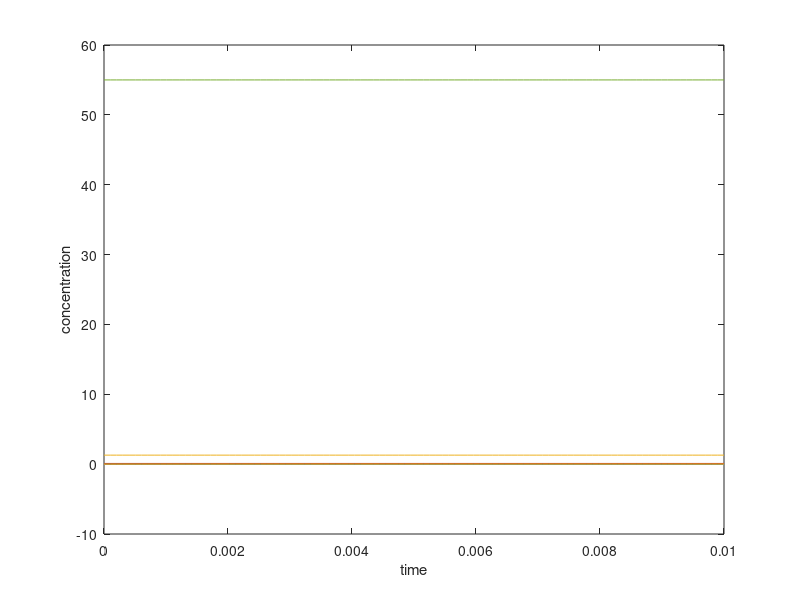

Recreate this plot in MATLAB.
#! /usr/bin/octave -qf
# -*-octave-*-
# SK model DOI: 10.1021/jp9832721
# Szalai and Koros, J. Phys. Chem. A 1998, 102, 6892-6897
#
#

global kf kr;

# small initial concentration for intermediates     
int0 = 0.1/10000; 
   
x0 = NaN(17, 1);
# x(1): Br-
x0(1) = int0;
# x(2): HOBr
x0(2) = int0;
# x(3): H+
x0(3) = 1.29; # 2.0 M???
# x(4): Br2
x0(4) = 10^(-3);
# x(5): H2O
x0(5) = 55;
# x(6): HBrO2
x0(6) = int0;
# x(7): BrO3-
x0(7) = 8 * 10^(-3);
# x(8): H2BrO2+
x0(8) = int0;
# x(9): Br2O4
x0(9) = int0;
# x(10): BrO2*
x0(10) = int0;
# x(11): H2Q
x0(11) = 5 * 10^(-5);
# x(12): HQ*
x0(12) = int0;
# x(13): Q
x0(13) = 0.0182;
# x(14): CHD
x0(14) = 0.1;
# x(15): CHDE
x0(15) = int0;
# x(16): BrCHD
x0(16) = 0.0205;
# x(17): CHED
x0(17) = 0.00425;

# forward reaction rates
kf = NaN(17, 1);
# reverse reaction rates
kr = NaN(17, 1);

kf(1) = 8 * 10^9;
kr(1) = 80;
kf(2) = 2.5 * 10^6;
kr(2) = 2 * 10^(-5);
kf(3) = 1.2;
kr(3) = 3.2;
kf(4) = 2 * 10^6;
kr(4) = 10^8;
kf(5) = 1.7 * 10^5;
kf(6) = 48;
kr(6) = 3.2 * 10^3;
kf(7) = 7.5 * 10^4;
kr(7) = 1.4 * 10^9;
kf(8) = 8 * 10^5;
kf(9) = 8 * 10^9;
kf(10) = 8.8 * 10^8;
kr(10) = 7.7 * 10^(-4);
kf(11) = 2.13 * 10^(-4);
kr(11) = 5.2 * 10^2;
kf(12) = 2.8 * 10^9;
kf(13) = 2.8 * 10^9;
kf(14) = 5 * 10^(-5);
kf(15) = 1.94 * 10^(-4);
kf(16) = 3 * 10^4;
kf(17) = 2 * 10^(-2);
kf(18) = 6 * 10^5;
kf(19) = 10^(-5);




function xdot = f (x, t)

  global kf ;
  global kr ;
  
  fkinet(1) = kf(1) * x(1) * x(2) * x(3) ;
  rkinet(1) = kr(1) * x(4) * x(5) ;
  fkinet(2) = kf(2) * x(1) * x(6) * x(3) ;
  rkinet(2) = kr(2) * x(2) * x(2) ;
  fkinet(3) = kf(3) * x(1) * x(7) * x(3) * x(3) ;
  rkinet(3) = kr(3) * x(2) * x(6) ;
  fkinet(4) = kf(4) * x(6) * x(3) ;
  rkinet(4) = kr(4) * x(8) ;
  fkinet(5) = kf(5) * x(6) * x(8) ;
  fkinet(6) = kf(6) * x(6) * x(7) * x(3) ;
  rkinet(6) = kr(6) * x(9) * x(5) ;
  fkinet(7) = kf(7) * x(9) ;
  rkinet(7) = kr(7) * x(10) * x(10) ;
  fkinet(8) = kf(8) * x(11) * x(10) ;
  fkinet(9) = kf(9) * x(12) * x(10) ;
  fkinet(10) = kf(10) * x(12) * x(12) ;
  rkinet(10) = kr(10) * x(11) * x(13) ;
  fkinet(11) = kf(11) * x(14) * x(3) ;
  rkinet(11) = kr(11) * x(15) * x(3) ;
  fkinet(12) = kf(12) * x(15) * x(4) ;
  fkinet(13) = kf(13) * x(15) * x(2) ;
  fkinet(14) = kf(14) * x(16) ;
  fkinet(15) = kf(15) * x(17) * x(3) ;
  fkinet(16) = kf(16) * x(11) * x(4) ;
  fkinet(17) = kf(17) * x(11) * x(3) * x(7) ;
  fkinet(18) = kf(18) * x(11) * x(2) ;
  fkinet(19) = kf(19) * x(14) * x(7) * x(3) ; 
  
  xdot = NaN(17, 1);

  # Table 3
  # x(1): Br-
  xdot(1) = - fkinet(1) + rkinet(1)          # R1
            - fkinet(2) + rkinet(2)          # R2
            - fkinet(3) + rkinet(3)          # R3
            + fkinet(12)                     # R12
            + fkinet(14)                     # R14
            + 2 *  fkinet(16)                # R16
            + fkinet(18) ;                   # R18
  # x(2): HOBr
  xdot(2) = - fkinet(1) + rkinet(1)          # R1
            + 2 * fkinet(2) - rkinet(2)      # R2
            + fkinet(3) - rkinet(3)          # R3
            + fkinet(5)                      # R5
            - fkinet(18) ;                   # R18  
  # x(3): H+
  xdot(3) = - fkinet(1) + rkinet(1)          # R1
            - fkinet(2) + rkinet(2)          # R2
            - fkinet(3) + rkinet(3)          # R3
            - rkinet(4) + rkinet(4)          # R4
            + 2 * fkinet(5)                  # R5
            - fkinet(6) - rkinet(6)          # R6
            - fkinet(11) - rkinet(11)        # R11
            + fkinet(12)                     # R12
            + fkinet(14)                     # R14
            - fkinet(15)                     # R15
            + 2 * fkinet(16)                 # R16
            - fkinet(17)                     # R17 check r/f
            + fkinet(18)                     # R18
            - fkinet(19) ;                   # R19
  # x(4): Br2
  xdot(4) = + fkinet(1) - rkinet(1)          # R1
            - fkinet(12)                     # R12
            - fkinet(16) ;                   # R16
  # x(5): H2O
  xdot(5) = fkinet(1) - rkinet(1)            # R1
            + fkinet(6) - rkinet(6)          # R6
            + fkinet(13)                     # R13 check r/f
            + fkinet(17)                     # R17
            + fkinet(18)                     # R18
            + fkinet(19) ;                   # R19
  # x(6): HBrO2
  xdot(6) = - fkinet(2) + rkinet(2)          # R2
            + fkinet(3) - rkinet(3)          # R3
            - fkinet(4) + rkinet(4)          # R5
            - fkinet(6) + rkinet(6)          # R6
            + fkinet(8)                      # R8
            + fkinet(17)                     # R17
            + fkinet(18) ;                   # R18
  # x(7): BrO3-
  xdot(7) = - fkinet(3) + rkinet(3)          # R3
            + fkinet(5)                      # R5
            - fkinet(6) - rkinet(6)          # R6
            - fkinet(17)                     # R17
            - fkinet(19) ;                   # R19
  # x(8): H2BrO2+
  xdot(8) = + fkinet(4) - rkinet(4)          # R4
            - fkinet(5) ;                    # R5
  # x(9): Br2O4
  xdot(9) = + fkinet(6) - rkinet(6)          # R6
            - fkinet(7) + rkinet(7) ;        # R7
  # x(10): BrO2*
  xdot(10) = 2 * fkinet(7) - rkinet(7)       # R7
             - fkinet(8)                     # R8
             - fkinet(9) ;                   # R9
  # x(11): H2Q
  xdot(11) = - fkinet(8)                     # R8
             + fkinet(10) - rkinet(10)       # R10
             + fkinet(15)                    # R15
             - fkinet(16)                    # R16
             - fkinet(17)                    # R17
             - fkinet(18)                    # R18
             + fkinet(19) ;                  # R19
  # x(12): HQ*
  xdot(12) = + fkinet(8)                     # R8
             - fkinet(10) + 2 * rkinet(10) ; # R10
  # x(13): Q
  xdot(13) = + fkinet(10) - fkinet(10)       # R10
             + fkinet(16)                    # R16
             + fkinet(17)                    # R17
             + fkinet(18) ;                  # R18
  # x(14): CHD
  xdot(14) = - fkinet(11) + rkinet(11)       # R11
             - fkinet(19) ;                  # R19
  # x(15): CHDE
  xdot(15) = + fkinet(11) - rkinet(11)       # R15
             - fkinet(12)                    # R12
             - fkinet(13) ;                  # R13
  # x(16): BrCHD
  xdot(16) = + fkinet(12)                    # R12
             + fkinet(13)                    # R13
             - fkinet(14) ;                  # R14
  # x(17): CHED
  xdot(17) = + fkinet(14)                    # R14
             - fkinet(15) ;                  # R15
;
             
endfunction

t = linspace (0, 0.01, 100);

if 3 > 2

y = lsode ("f", x0, t);

h1 = figure();
#plot (t, axz(t));
#subplot(2, 1, 1);
plot (t, y);

xlabel("time");
ylabel("concentration");

#title(cstrcat(
#			  "SK model ",
#			  " f=", num2str(gf),
#			  " [BrO_3^-]_0=", num2str(BrO30),
#			  " [BrCHD]_0=", num2str(BrCHD0),
#			  " k_{BrO3}=", num2str(kBrO3),
#			  " k_{BrCHD}=", num2str(kBrCHD)
#			  )
#	  );
#legend("[HBrO_2]", "[Br^-]", "[H_2Q]");
#print(h1, "sk.jpg", "-djpg");

endif
